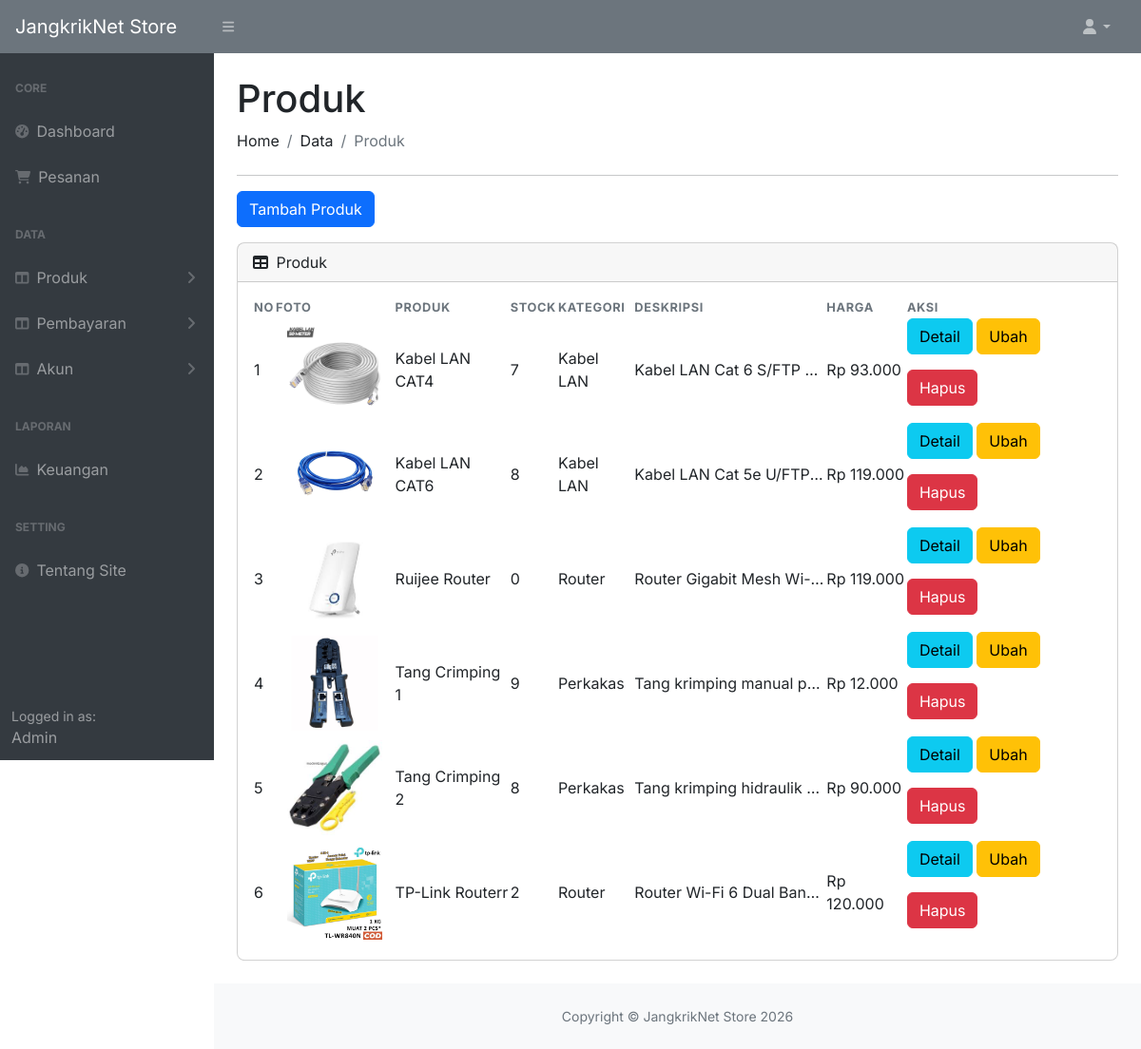
The app's page /admin/produk.php (signed in) with its own data.
### tables this page shows
CREATE TABLE `produk` (
  `id` int NOT NULL AUTO_INCREMENT,
  `id_kategori` int DEFAULT NULL,
  `nama` varchar(128) DEFAULT NULL,
  `gambar` varchar(255) DEFAULT NULL,
  `deskripsi` text,
  `harga` decimal(10,2) DEFAULT NULL,
  `stock` int DEFAULT NULL,
  PRIMARY KEY (`id`),
  KEY `id_kategori` (`id_kategori`),
  CONSTRAINT `produk_ibfk_1` FOREIGN KEY (`id_kategori`) REFERENCES `kategori` (`id`)
);

CREATE TABLE `kategori` (
  `id` int NOT NULL AUTO_INCREMENT,
  `nama` varchar(50) DEFAULT NULL,
  PRIMARY KEY (`id`)
);

### config/function.php (called while the page is built, shortened)
<?php
require_once __DIR__ . '/db.php';
$app_name = "JangkrikNet Store";
function query_all($query) {
    global $conn;
    $result = $conn->query($query);
    $data = [];
    if ($result) {
        while ($row = $result->fetch_assoc()) {
            $data[] = $row;
        }
        return [
            'status' => true,
            'message' => 'Data berhasil diambil',
            'data' => $data
        ];
    }
    return [
        'status' => false,
        'message' => 'Query gagal: ' . $conn->error,
        'data' => null
    ];
}
function get_all_produk($filters = []) {
    $where = "";
    $query = "SELECT p.*, k.nama as nama_kategori
              FROM produk p
              JOIN kategori k ON p.id_kategori = k.id
              $where
              ORDER BY p.nama ASC";
    return query_all($query);
}

### admin/produk.php (the view, shortened to what this page needs)
<?php
include 'header.php';
$result_produk = get_all_produk();
$produk_list = $result_produk['data'] ?? [];
?>
<div id="layoutSidenav_content">
    <main>
        <div class="container-fluid px-4">
            <h1 class="mt-4">Produk</h1>
            <ol class="breadcrumb mb-4">
                <li class="breadcrumb-item">Home</li>
                <li class="breadcrumb-item">Data</li>
                <li class="breadcrumb-item active">Produk</li>
            </ol>
            <hr>
            <button type="button" class="btn btn-primary mb-3" data-bs-toggle="modal" data-bs-target="#staticBackdrop">
                Tambah Produk
            </button>
            <div class="card mb-4">
                <div class="card-header">
                    <i class="fas fa-table me-1"></i>
                    Produk
                </div>
                <div class="card-body">
                    <table id="datatablesSimple">
                        <thead>
                            <tr>
                                <th>No</th>
                                <th>Foto</th>
                                <th>Produk</th>
                                <th>Stock</th>
                                <th>Kategori</th>
                                <th>Deskripsi</th>
                                <th>Harga</th>
                                <th>Aksi</th>
                            </tr>
                        </thead>
                        <tbody>
                            <?php
                            $no = 1;
                            foreach ($produk_list as $p):
                            ?>
                            <tr>
                                <td><?= $no++ ?></td>
                                <td>
                                    <img src="uploads/<?= $p['gambar'] ?>" alt="<?= $p['nama'] ?>" style="width: 100%; height: 100px; object-fit: contain;">
                                </td>
                                <td><?= $p['nama'] ?></td>
                                <td><?= $p['stock'] ?></td>
                                <td><?= $p['nama_kategori'] ?></td>
                                <td><div class="description-cell" title="<?= htmlspecialchars($p['deskripsi']) ?>"><?= $p['deskripsi'] ?></div></td>
                                <td>Rp <?= number_format($p['harga'], 0, ',', '.') ?></td>
                                <td>
                                    <button type="button" class="btn btn-info mb-3" data-bs-toggle="modal" data-bs-target="#modalDetail<?= $p['id'] ?>">
                                        Detail
                                    </button>
                                    <button type="button" class="btn btn-warning mb-3" data-bs-toggle="modal" data-bs-target="#staticBackdropUbah<?= $p['id'] ?>">
                                        Ubah
                                    </button>
                                    <button type="button" class="btn btn-danger mb-3" data-bs-toggle="modal" data-bs-target="#staticBackdropHapus<?= $p['id'] ?>">
                                        Hapus
                                    </button>
                                </td>
                            </tr>
                            <?php endforeach; ?>
                        </tbody>
                    </table>
                </div>
            </div>
        </div>
    </main>
    <?php
    include 'footer.php';
    ?>

### admin/header.php (shortened to what this page needs)
<?php
include '../config/function.php';
?>
<!DOCTYPE html>
<html lang="en">
<head>
    <link href="https://cdn.jsdelivr.net/npm/simple-datatables@7.1.2/dist/style.min.css" rel="stylesheet" />
    <link href="css/styles.css" rel="stylesheet" />
    <link href="css/custom-admin.css" rel="stylesheet" />
</head>
<body class="sb-nav-fixed">
    <nav class="sb-topnav navbar navbar-expand navbar-dark" style="background-color: var(--bs-gray-600);">
        <a class="navbar-brand ps-3" href="index.php"><?= $app_name ?></a>
        <button class="btn btn-link btn-sm order-1 order-lg-0 me-4 me-lg-0" id="sidebarToggle" href="#!"><i class="fas fa-bars"></i></button>
        <ul class="navbar-nav ms-auto ms-md-0 me-3 me-lg-4">
            <li class="nav-item dropdown">
                <a class="nav-link dropdown-toggle" id="navbarDropdown" href="#" role="button" data-bs-toggle="dropdown" aria-expanded="false"><i class="fas fa-user fa-fw"></i></a>
            </li>
        </ul>
    </nav>
    <div id="layoutSidenav">
        <div id="layoutSidenav_nav">
            <nav class="sb-sidenav accordion sb-sidenav-dark" id="sidenavAccordion" style="background-color: var(--bs-gray-800);">
                <div class="sb-sidenav-menu">
                    <div class="nav">
                        <div class="sb-sidenav-menu-heading">Core</div>
                        <a class="nav-link" href="index.php">
                            <div class="sb-nav-link-icon"><i class="fas fa-tachometer-alt"></i></div>
                            Dashboard
                        </a>
                        <a class="nav-link" href="pesanan.php">
                            <div class="sb-nav-link-icon"><i class="fas fa-shopping-cart"></i></div>
                            Pesanan
                        </a>
                        <div class="sb-sidenav-menu-heading">Data</div>
                        <a class="nav-link collapsed" href="#" data-bs-toggle="collapse" data-bs-target="#collapseLayoutsRooms" aria-expanded="false" aria-controls="collapseLayouts">
                            <div class="sb-nav-link-icon"><i class="fas fa-columns"></i></div>
                            Produk
                            <div class="sb-sidenav-collapse-arrow"><i class="fas fa-angle-down"></i></div>
                        </a>
                        <a class="nav-link collapsed" href="#" data-bs-toggle="collapse" data-bs-target="#collapseLayoutsPay" aria-expanded="false" aria-controls="collapseLayouts">
                            <div class="sb-nav-link-icon"><i class="fas fa-columns"></i></div>
                            Pembayaran
                            <div class="sb-sidenav-collapse-arrow"><i class="fas fa-angle-down"></i></div>
                        </a>
                        <a class="nav-link collapsed" href="#" data-bs-toggle="collapse" data-bs-target="#collapseLayoutsAccount" aria-expanded="false" aria-controls="collapseLayouts">
                            <div class="sb-nav-link-icon"><i class="fas fa-columns"></i></div>
                            Akun
                            <div class="sb-sidenav-collapse-arrow"><i class="fas fa-angle-down"></i></div>
                        </a>
                        <div class="sb-sidenav-menu-heading">Laporan</div>
                        <a class="nav-link" href="laporan.php">
                            <div class="sb-nav-link-icon"><i class="fas fa-chart-area"></i></div>
                            Keuangan
                        </a>
                        <div class="sb-sidenav-menu-heading">Setting</div>
                        <a class="nav-link" href="tentang.php">
                            <div class="sb-nav-link-icon"><i class="fas fa-info-circle"></i></div>
                            Tentang Site
                        </a>
                    </div>
                </div>
                <div class="sb-sidenav-footer" style="background-color: var(--bs-gray-800);">
                    <div class="small">Logged in as:</div>
                    <?= $_SESSION['nama'] ?>
                </div>
            </nav>
        </div>

### admin/footer.php (shortened to what this page needs)
<?php
require_once '../config/function.php';
?>
<footer class="py-4 bg-light mt-auto">
                <div class="container-fluid px-4">
                    <div class="d-flex align-items-center justify-content-center small">
                        <div class="text-muted">Copyright &copy; <?= $app_name ?> <?= date('Y'); ?></div>
                    </div>
                </div>
            </footer>
        </div>
    </div>
</body>
</html>

### admin/css/custom-admin.css (style rules this page uses)
body { font-family: 'Inter', -apple-system, BlinkMacSystemFont, sans-serif; }
.card { border-radius: 0.5rem; }
#datatablesSimple th { font-size: 0.8rem; text-transform: uppercase; letter-spacing: 0.05em; color: #6c757d; }

### admin/produk.php (style rules this page uses)
.description-cell { max-width: 200px; white-space: nowrap; overflow: hidden; text-overflow: ellipsis; display: block; }

### records on screen
produk: gambar (picture), nama "Kabel LAN CAT4", stock "7", id_kategori.nama "Kabel LAN", deskripsi "Kabel LAN Cat 6 S/FTP…", harga "93.000"
produk: gambar (picture), nama "Kabel LAN CAT6", stock "8", id_kategori.nama "Kabel LAN", deskripsi "Kabel LAN Cat 5e U/FTP…", harga "119.000"
produk: gambar (picture), nama "Ruijee Router", stock "0", id_kategori.nama "Router", deskripsi "Router Gigabit Mesh Wi-…", harga "119.000"
produk: gambar (picture), nama "Tang Crimping 1", stock "9", id_kategori.nama "Perkakas", deskripsi "Tang krimping manual p…", harga "12.000"
produk: gambar (picture), nama "Tang Crimping 2", stock "8", id_kategori.nama "Perkakas", deskripsi "Tang krimping hidraulik…", harga "90.000"
produk: gambar (picture), nama "TP-Link Routerr", stock "2", id_kategori.nama "Router", deskripsi "Router Wi-Fi 6 Dual Ban…", harga "120.000"

### other values on screen
$app_name "JangkrikNet Store"
$_SESSION['nama'] "Admin"
